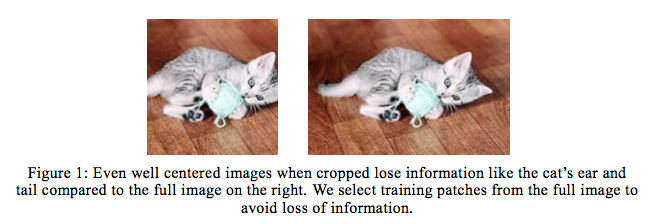
#> input picture dataprocess/dataaug_1.png, 648 x 224 px
$ python -i sample_balanced.py   (imports and definitions only)   (Python 2 division)
#> lines starting #> are read from the running program, lines starting #| are printed output that depends on the picture
#> further down, picture is the input picture: shape (224, 648, 3); mean B, G, R 201.9, 206.6, 219.4
import os
import xml.etree.ElementTree as ET
import numpy as np
import cv2
from PIL import Image, ImageEnhance
import random
import shutil

# need to modify
root_path = '/disk2/data/VOCdevkit/VOCdevkit/VOC2007'
txt_sub_path = 'ImageSets/Main/trainval.txt'
xml_sub_path = 'Annotations'
save_balanced_path = 'ImageSets/Main/trainvalbalanced.txt'
img_sub_path = 'JPEGImages'
image_postfix = '.jpg'

# On VOC, no modification is recommended
augmentation_jpg_path = 'augmentation'
augmentation_xml_path = 'augmentation'
shuffle_cls = True
int_after_label = False

classes = []
classes_num = {} # cls:num


# [43 lines left out: functions load_image_set_index, classify_images, not called in this run]


def img_transform(im):
    # convert cv2 image to PIL image
    PIL_image = Image.fromarray(cv2.cvtColor(im, cv2.COLOR_BGR2RGB))
    # sample a type of image enhancement to implement
    color_transform_rand = random.random()
    if color_transform_rand < 0.25:
        # change contrast
        img_enhancement = ImageEnhance.Contrast(PIL_image)
    elif color_transform_rand < 0.5:
        # change brightness
        img_enhancement = ImageEnhance.Brightness(PIL_image)
    elif color_transform_rand < 0.75:
        # change color
        img_enhancement = ImageEnhance.Color(PIL_image)
    else:
        # change sharpness
        img_enhancement = ImageEnhance.Sharpness(PIL_image)

    enhance_factor = random.uniform(0.5, 1.5)
    new_image = img_enhancement.enhance(enhance_factor)
    #convert PIL image back to cv2 image
    cv2_image = cv2.cvtColor(np.array(new_image), cv2.COLOR_RGB2BGR)
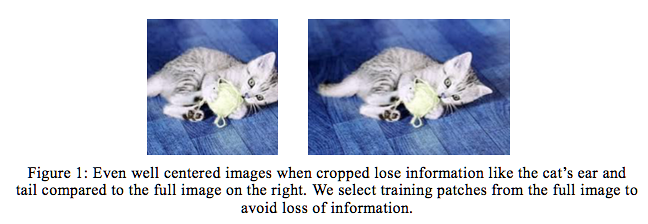
#> cv2_image: shape (224, 648, 3); mean R, G, B 201.7, 206.5, 219.2

    return cv2_image


# [48 lines left out: functions create_new_txt, save_train_txt, not called in this run]


# [12 lines not run here, left out]

>>> import cv2
>>> picture = cv2.imread('dataaug_1.png')
>>> result = img_transform(picture)

$ run again, on dataprocess/dataaug_2.png
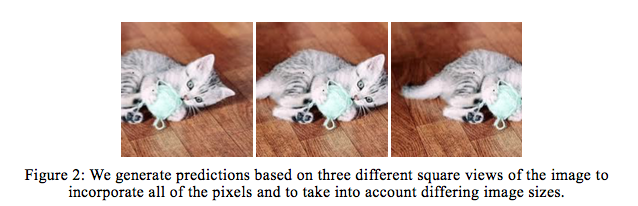
#> input picture dataprocess/dataaug_2.png, 638 x 206 px
#> picture is the input picture: shape (206, 638, 3); mean B, G, R 191.1, 197, 212.7
#> in img_transform, `cv2_image = cv2.cvtColor(np.array(new_image), cv2.COLOR_RGB2BGR)`:
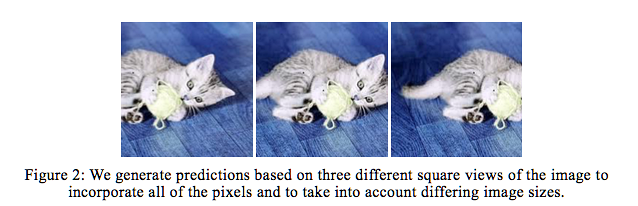
#> cv2_image: shape (206, 638, 3); mean R, G, B 190.8, 196.8, 212.5

$ run again, on dataprocess/dataaug_3.png
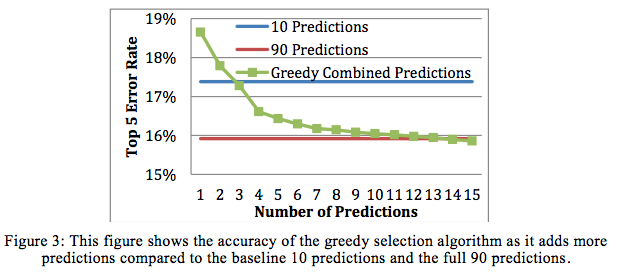
#> input picture dataprocess/dataaug_3.png, 621 x 274 px
#> picture is the input picture: shape (274, 621, 3); mean B, G, R 239.1, 239.7, 239.6
#> in img_transform, `cv2_image = cv2.cvtColor(np.array(new_image), cv2.COLOR_RGB2BGR)`:
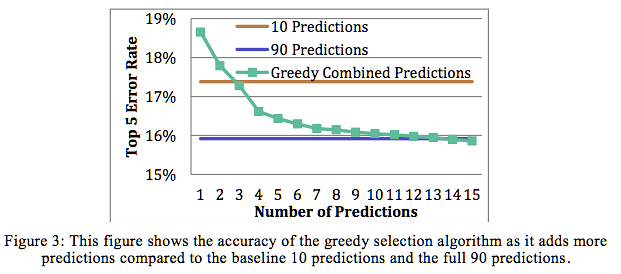
#> cv2_image: shape (274, 621, 3); mean R, G, B 239, 239.7, 239.5

$ run again, on dataprocess/dataaug_4.png
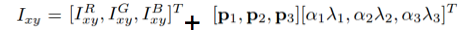
#> input picture dataprocess/dataaug_4.png, 467 x 35 px
#> picture is the input picture: shape (35, 467, 3); mean B, G, R 238.8, 238.7, 238.6
#> in img_transform, `cv2_image = cv2.cvtColor(np.array(new_image), cv2.COLOR_RGB2BGR)`:
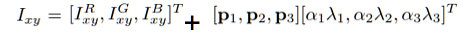
#> cv2_image: shape (35, 467, 3); mean R, G, B 238.4, 238.2, 238.2
